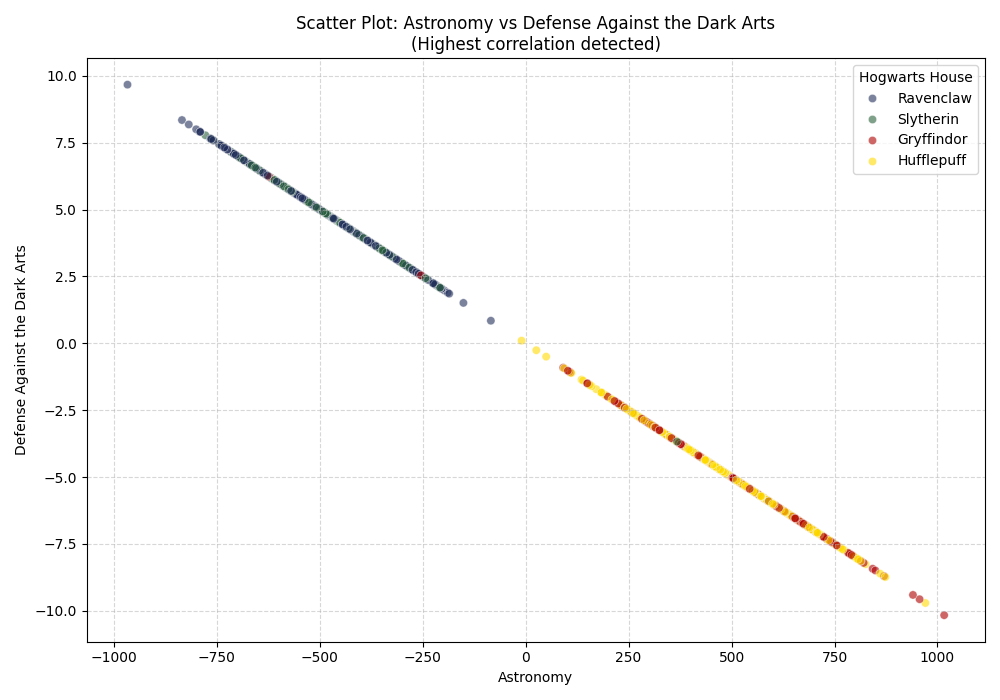

The script that saved this image:
import pandas as pd
import matplotlib.pyplot as plt
import seaborn as sns
import numpy as np
import sys

def calculate_mean(data):
	"""Calculates the arithmetic mean of a numeric sequence.

	Args:
		data (np.array): A sequence of numerical values.

	Returns:
		float: The mean value.
	"""
	if len(data) == 0:
		return 0.0
	return sum(data) / len(data)

def calculate_correlation(x, y):
	"""Calculates the Pearson correlation coefficient between two variables.

	This function excludes NaN values and computes the correlation manually
	to adhere to project constraints regarding heavy-lifting functions.

	Args:
		x (np.array): First numerical sequence.
		y (np.array): Second numerical sequence.

	Returns:
		float: Pearson correlation coefficient ranging from -1 to 1.
	"""
	mask = ~np.isnan(x) & ~np.isnan(y)
	x_c = x[mask]
	y_c = y[mask]
	
	if len(x_c) < 2:
		return 0.0

	mu_x = calculate_mean(x_c)
	mu_y = calculate_mean(y_c)

	numerator = sum((x_c - mu_x) * (y_c - mu_y))
	denominator = np.sqrt(sum((x_c - mu_x)**2) * sum((y_c - mu_y)**2))

	if denominator == 0:
		return 0.0
	return numerator / denominator

def main():
	"""Main execution block: parses data, finds similar features, and plots."""
	if len(sys.argv) != 2:
		print("Usage: python scatter_plot.py <dataset_path>")
		sys.exit(1)

	dataset_path = sys.argv[1]
	
	try:
		df = pd.read_csv(dataset_path, index_col="Index")
	except Exception as e:
		print(f"Error reading dataset: {e}")
		sys.exit(1)

	numeric_cols = df.select_dtypes(include=['number']).columns.tolist()
	
	max_corr = -1.0
	best_pair = (None, None)

	for i in range(len(numeric_cols)):
		for j in range(i + 1, len(numeric_cols)):
			f1, f2 = numeric_cols[i], numeric_cols[j]
			corr_val = calculate_correlation(df[f1].values, df[f2].values)
			
			if abs(corr_val) > max_corr:
				max_corr = abs(corr_val)
				best_pair = (f1, f2)

	feat1, feat2 = best_pair
	print(f"Features identified: '{feat1}' and '{feat2}'")
	print(f"Pearson Correlation Coefficient: {max_corr:.4f}")

	palette = {
		"Gryffindor": "#ae0001",
		"Slytherin": "#2a623d",
		"Ravenclaw": "#222f5b",
		"Hufflepuff": "#ffdb00"
	}

	plt.figure(figsize=(10, 7))
	sns.scatterplot(
		data=df, 
		x=feat1, 
		y=feat2, 
		hue="Hogwarts House", 
		palette=palette, 
		alpha=0.6,
		edgecolor='w'
	)

	plt.title(f"Scatter Plot: {feat1} vs {feat2}\n(Highest correlation detected)")
	plt.xlabel(feat1)
	plt.ylabel(feat2)
	plt.grid(True, linestyle='--', alpha=0.5)
	plt.tight_layout()
	
	output_name = "scatter_plot.png"
	plt.savefig(output_name)
	plt.show()
	print(f"Plot saved as {output_name}")
	

if __name__ == "__main__":
	try:
		main()
	except Exception as e:
		sys.exit(f"Error : {e}")
